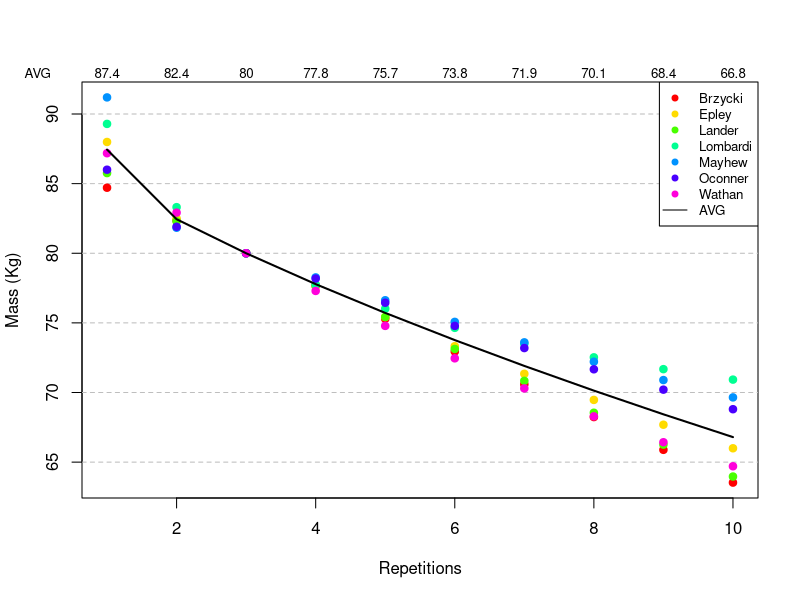

The R script that drew this image:
# 
#  This file is part of ChronoJump
# 
#  ChronoJump is free software; you can redistribute it and/or modify
#   it under the terms of the GNU General Public License as published by
#    the Free Software Foundation; either version 2 of the License, or   
#     (at your option) any later version.
#     
#  ChronoJump is distributed in the hope that it will be useful,
#   but WITHOUT ANY WARRANTY; without even the implied warranty of
#    MERCHANTABILITY or FITNESS FOR A PARTICULAR PURPOSE.  See the 
#     GNU General Public License for more details.
# 
#  You should have received a copy of the GNU General Public License
#   along with this program; if not, write to the Free Software
#    Foundation, Inc., 59 Temple Place, Suite 330, Boston, MA  02111-1307  USA
# 
#   Copyright (C) 2004-2015  	Xavier de Blas <xaviblas@gmail.com> 
#   Copyright (C) 2015   	Xavier Padullés <x.padulles@gmail.com>
# 
 
RMIndirect <- function(Q, nrep, nRM) {
#Q = load in Kg
#nrep = number of maximum repetitions
#n = the number of nRM you want to know

        rm = matrix(rep(c(0,0,0,0,0,0,0,0), nRM), ncol=8)
        colnames(rm) = c("Brzycki", "Epley", "Lander", "Lombardi", "Mayhew", "Oconner", "Wathan", "AVG")
        rm = as.data.frame(rm)
        rm[1,1] = Q * (36 / (37 - nrep))                                    #Brzycki
        rm[1,2] = Q * (1 + 0.0333  *  nrep)                                 #Epley
        rm[1,3] = (100 * Q) / (101.3 - 2.67123 * nrep)                      #Lander   
        rm[1,4] = Q * nrep^0.1                                              #Lombardi
        rm[1,5] = (100 * Q) / (52.2 + (41.9 * exp(-0.055 * nrep)))          #Mayhew
        rm[1,6] = Q * (1 + 0.025 * nrep)                                    #O'Conner
        rm[1,7] = (100 * Q) / (48.8 + (53.8 * exp(-0.075 * nrep)))          #Wathan
	rm[1,8] = mean(as.numeric(rm[1,1:7]))

	if(nRM < 2) return(rm)
        for(i in 2:nRM) {
                rm[i,1] = rm[1,1] * (37 - i) / 36                           #Brzycki
                rm[i,2] = rm[1,2] / (1 + (i / 30))                          #Epley
                rm[i,3] = rm[1,3] * (101.3 - 2.67123 * i) / 100             #Lander
                rm[i,4] = rm[1,4] / (i ^ (1 / 10))                          #Lombardi
                rm[i,5] = rm[1,5] * (52.2 + (41.9 * exp(-1 * (i * 0.055)))) / 100       #Mayhew
                rm[i,6] = rm[1,6] / (1 + i * 0.025)                         #O'Conner
                rm[i,7] = rm[1,7]* (48.8 + (53.8 * exp(-1 * (i * 0.075)))) / 100        #Wathan
		rm[i,8] = mean(as.numeric(rm[i,1:7]))
                }
        return(rm)
}

plotRMIndirect <- function (RMIMatrix) 
{
	nrep = length(RMIMatrix[,1])

	ntests = length(RMIMatrix[1,]) -1 #-1 because we don't count the AVG
	uniqueColors=rainbow(ntests)

	#a) create an empty plot; b) create grid; c) draw all points except AVG; d) draw AVG line

	plot(1, xlim=c(1,nrep),ylim=c(min(RMIMatrix),max(RMIMatrix)), type="n",
	     xlab="Repetitions", ylab="Mass (Kg)")					#a)

	abline(h=seq(0,max(RMIMatrix),by=5), lty=2, col="gray")				#b)

	for(i in 1:ntests)
		lines(RMIMatrix[,i], type="p", pch=19, col=uniqueColors[i])		#c)

	lines(RMIMatrix$AVG, type="l", lwd=2)						#d)

	#AVGs on top. Note ntests is the AVG column
	for(i in 1:nrep)
		mtext(round(RMIMatrix[i,(ntests+1)],1), side=3, at=i, adj=0.5, cex=.8)
	mtext("AVG", side=3, at=0, adj=.5, cex=.8)

	legend("topright", legend=names(RMIMatrix), col=c(uniqueColors,"Black"), lwd=1, 
	       lty=c(rep(0,ntests),1), pch=c(rep(19,ntests),NA), cex=.8, bg="White") #legend
}

#Example
plotRMIndirect(RMIndirect(80,3,10))

